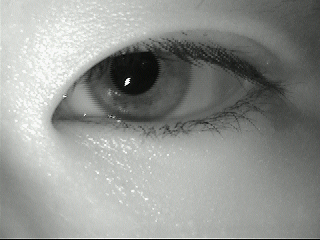
#> input picture images/tanwnl3.bmp, 320 x 240 px
$ jupyter execute boundary.ipynb   (shell and % lines are left out)
#> lines starting #> are read from the running program, lines starting #| are printed output that depends on the picture
[cell 1]
##-----------------------------------------------------------------------------
##  Import
##-----------------------------------------------------------------------------
import numpy as np
from scipy import signal
import cv2
from PIL import Image, ImageDraw
from sobel import show_images
from skimage.color import rgb2gray
import matplotlib.pyplot as plt
import skimage.io as io
##-----------------------------------------------------------------------------
##  Function
##-----------------------------------------------------------------------------
def searchInnerBound(img):
    """
    Description:
        Search for the inner boundary of the iris.

    Input:
        img		- The input iris image.

    Output:
        inner_y	- y-coordinate of the inner circle centre.
        inner_x	- x-coordinate of the inner circle centre.
        inner_r	- Radius of the inner circle.
    """

    # Integro-Differential operator coarse (jump-level precision)
    Y = img.shape[0]
    X = img.shape[1]
    sect = X/4 		# Width of the external margin for which search is excluded
    minrad = 10
    maxrad = sect*0.8
    jump = 4 		# Precision of the coarse search, in pixels

    # Hough Space (y,x,r)
    sz = np.array([np.floor(Y),
                    np.floor(X),
                    np.floor((maxrad-minrad))]).astype(int)
    # Resolution of the circular integration
    integrationprecision = 1
    angs = np.arange(0, 2*np.pi, integrationprecision)
    x, y, r = np.meshgrid(np.arange(sz[1]),
                          np.arange(sz[0]),
                          np.arange(sz[2]))

    y = sect + y*jump    #Y-points to be checked how many circles passes by them
    x = sect + x*jump   #X-Points to be checked how many circles passes by them
    r = minrad + r*jump #range of radiis
    #Formation of hough space and return cummulative sum of votes
    hs = ContourIntegralCircular(img, y, x, r, angs)

    # Hough Space Partial Derivative R
    hspdr = hs - hs[:, :, np.insert(np.arange(hs.shape[2]-1), 0, 0)]
    # Blur
    sm = 3 		# Size of the blurring mask
    hspdrs = signal.fftconvolve(hspdr, np.ones([sm,sm,sm]), mode="same")

    indmax = np.argmax(hspdrs.ravel())
    y,x,r = np.unravel_index(indmax, hspdrs.shape)

    inner_y = sect + y*jump
    inner_x = sect + x*jump
    inner_r = minrad + (r-1)*jump


    # Integro-Differential operator fine (pixel-level precision)
    integrationprecision = 0.1 		# Resolution of the circular integration
    angs = np.arange(0, 2*np.pi, integrationprecision)
    x, y, r = np.meshgrid(np.arange(jump*2),
                          np.arange(jump*2),
                          np.arange(jump*2))
    y = inner_y - jump + y
    x = inner_x - jump + x
    r = inner_r - jump + r

    hs = ContourIntegralCircular(img, y, x, r, angs)

    # Hough Space Partial Derivative R
    hspdr = hs - hs[:, :, np.insert(np.arange(hs.shape[2]-1), 0, 0)]

    # Bluring
    sm = 2		# Size of the blurring mask
    hspdrs = signal.fftconvolve(hspdr, np.ones([sm,sm,sm]), mode="same")
    indmax = np.argmax(hspdrs.ravel())
    y,x,r = np.unravel_index(indmax, hspdrs.shape)

    inner_y = inner_y - jump + y
    inner_x = inner_x - jump + x
    inner_r = inner_r - jump + r - 1

    return inner_y, inner_x, inner_r


#------------------------------------------------------------------------------
def searchOuterBound(img, inner_y, inner_x, inner_r):
    """
    Description:
        Search for the outer boundary of the iris.

    Input:
        img		- The input iris image.
        inner_y	- The y-coordinate of the inner circle centre.
        inner_x	- The x-coordinate of the inner circle centre.
        inner_r	- The radius of the inner circle.

    Output:
        outer_y	- y-coordinate of the outer circle centre.
        outer_x	- x-coordinate of the outer circle centre.
        outer_r	- Radius of the outer circle.
    """
    # Maximum displacement 15# (Daugman 2004)
    maxdispl = np.round(inner_r*0.15).astype(int)

    # 0.1 - 0.8 (Daugman 2004)
    minrad = np.round(inner_r/0.8).astype(int)
    maxrad = np.round(inner_r/0.3).astype(int)

    # # Hough Space (y,x,r)
    # hs = np.zeros([2*maxdispl, 2*maxdispl, maxrad-minrad])

    # Integration region, avoiding eyelids
    intreg = np.array([[2/6, 4/6], [8/6, 10/6]]) * np.pi

    # Resolution of the circular integration
    integrationprecision = 0.05
    angs = np.concatenate([np.arange(intreg[0,0], intreg[0,1], integrationprecision),
                            np.arange(intreg[1,0], intreg[1,1], integrationprecision)],
                            axis=0)
    x, y, r = np.meshgrid(np.arange(2*maxdispl),
                          np.arange(2*maxdispl),
                          np.arange(maxrad-minrad))
    y = inner_y - maxdispl + y
    x = inner_x - maxdispl + x
    r = minrad + r
    hs = ContourIntegralCircular(img, y, x, r, angs)

    # Hough Space Partial Derivative R
    hspdr = hs - hs[:, :, np.insert(np.arange(hs.shape[2]-1), 0, 0)]

    # Blur
    sm = 7 	# Size of the blurring mask
    hspdrs = signal.fftconvolve(hspdr, np.ones([sm,sm,sm]), mode="same")

    indmax = np.argmax(hspdrs.ravel())
    y,x,r = np.unravel_index(indmax, hspdrs.shape)

    outer_y = inner_y - maxdispl + y + 1
    outer_x = inner_x - maxdispl + x + 1
    outer_r = minrad + r - 1

    return outer_y, outer_x, outer_r


#------------------------------------------------------------------------------
def ContourIntegralCircular(imagen, y_0, x_0, r, angs):
    """
    Description:
        Performs contour (circular) integral.

    Input:
        imagen  - The input iris image.
        y_0     - The y-coordinate of the circle centre.
        x_0     - The x-coordinate of the circle centre.
        r       - The radius of the circle.
        angs    - The region of the circle considering clockwise 0-2pi.

    Output:
        hs      - Integral result.
    """
    # Get y, x
    print(len(angs), r.shape[0], r.shape[1], r.shape[2])
    y = np.zeros([len(angs), r.shape[0], r.shape[1], r.shape[2]], dtype=int)
    x = np.zeros([len(angs), r.shape[0], r.shape[1], r.shape[2]], dtype=int)
    for i in range(len(angs)):
        ang = angs[i]
        y[i, :, :, :] = np.round(y_0 - np.cos(ang) * r).astype(int)
        x[i, :, :, :] = np.round(x_0 + np.sin(ang) * r).astype(int)

    # Adapt y
    ind = np.where(y < 0)
    y[ind] = 0
    ind = np.where(y >= imagen.shape[0])
    y[ind] = imagen.shape[0] - 1

    # Adapt x
    ind = np.where(x < 0)
    x[ind] = 0
    ind = np.where(x >= imagen.shape[1])
    x[ind] = imagen.shape[1] - 1


    hs = imagen[y, x]
    print("dsf ",hs.ndim)
    hs = np.sum(hs, axis=0)
    return hs.astype(float)
IMG_PATH = 'images/tanwnl3.bmp'
img = io.imread(IMG_PATH,0)
#> img is the input picture: shape (240, 320, 3); mean R, G, B 146, 148.3, 144.9
img = rgb2gray(img)
#> img: shape (240, 320) float64
output_image = Image.new("RGB", Image.open(IMG_PATH).size)
#> output_image: PIL image 320x240 RGB; every value is 0
output_image.paste(Image.open(IMG_PATH))
i_y,i_x,i_r = searchInnerBound(img)
#| 7 240 320 54
#| dsf  4
#> in searchInnerBound, `indmax = np.argmax(hspdrs.ravel())`: indmax = 17881
#> in searchInnerBound, `y,x,r = np.unravel_index(indmax, hspdrs.shape)`: y = 1; x = 11; r = 7
#> in searchInnerBound, `inner_y = sect + y*jump`: inner_y = 84
#> in searchInnerBound, `inner_x = sect + x*jump`: inner_x = 124
#> in searchInnerBound, `inner_r = minrad + (r-1)*jump`: inner_r = 34
#| 63 8 8 8
#| dsf  4
#> in searchInnerBound, `indmax = np.argmax(hspdrs.ravel())`: indmax = 331
#> in searchInnerBound, `y,x,r = np.unravel_index(indmax, hspdrs.shape)`: y = 5; x = 1; r = 3
#> in searchInnerBound, `inner_y = inner_y - jump + y`: inner_y = 85
#> in searchInnerBound, `inner_x = inner_x - jump + x`: inner_x = 121
#> in searchInnerBound, `inner_r = inner_r - jump + r - 1`: inner_r = 32
#> i_y = 85; i_x = 121; i_r = 32
draw_result = ImageDraw.Draw(output_image)
draw_result.ellipse((i_x-i_r, i_y-i_r, i_x+i_r, i_y+i_r), outline=(255,0,0))
o_y,o_x,o_r = searchOuterBound(img, i_y, i_x, i_r)
#> in searchOuterBound, `maxdispl = np.round(inner_r*0.15).astype(int)`: maxdispl = 5
#> in searchOuterBound, `minrad = np.round(inner_r/0.8).astype(int)`: minrad = 40
#> in searchOuterBound, `maxrad = np.round(inner_r/0.3).astype(int)`: maxrad = 107
#| 42 10 10 67
#| dsf  4
#> in searchOuterBound, `indmax = np.argmax(hspdrs.ravel())`: indmax = 2215
#> in searchOuterBound, `y,x,r = np.unravel_index(indmax, hspdrs.shape)`: y = 3; r = 4
#> in searchOuterBound, `outer_y = inner_y - maxdispl + y + 1`: outer_y = 84
#> in searchOuterBound, `outer_x = inner_x - maxdispl + x + 1`: outer_x = 120
#> in searchOuterBound, `outer_r = minrad + r - 1`: outer_r = 43
#> o_y = 84; o_x = 120; o_r = 43
draw_result.ellipse((o_x-o_r, o_y-o_r, o_x+o_r, o_y+o_r), outline=(0,255,0))
output_image.save('images/ss.bmp')
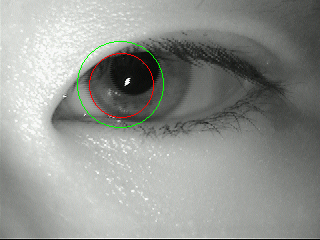
#> saved as ss.bmp: PIL image 320x240 RGB; mean R, G, B 146, 148.5, 144.3


$ run again, with images/hough_transform.bmp copied over images/tanwnl3.bmp
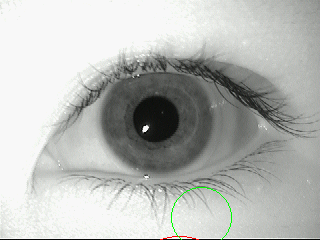
#> input picture images/hough_transform.bmp, 320 x 240 px
#> img is the input picture: shape (240, 320, 3); mean R, G, B 183.5, 185.6, 182.4
#> img: shape (240, 320) float64
#> output_image: PIL image 320x240 RGB; every value is 0
#| 7 240 320 54
#| dsf  4
#> in searchInnerBound, `indmax = np.argmax(hspdrs.ravel())`: indmax = 899759
#> in searchInnerBound, `y,x,r = np.unravel_index(indmax, hspdrs.shape)`: y = 52; x = 22; r = 11
#> in searchInnerBound, `inner_y = sect + y*jump`: inner_y = 288
#> in searchInnerBound, `inner_x = sect + x*jump`: inner_x = 168
#> in searchInnerBound, `inner_r = minrad + (r-1)*jump`: inner_r = 50
#| 63 8 8 8
#| dsf  4
#> in searchInnerBound, `indmax = np.argmax(hspdrs.ravel())`: indmax = 374
#> in searchInnerBound, `y,x,r = np.unravel_index(indmax, hspdrs.shape)`: y = 5; x = 6
#> in searchInnerBound, `inner_y = inner_y - jump + y`: inner_y = 289
#> in searchInnerBound, `inner_x = inner_x - jump + x`: inner_x = 170
#> in searchInnerBound, `inner_r = inner_r - jump + r - 1`: inner_r = 51
#> i_y = 289; i_x = 170; i_r = 51
#> maxdispl = 8
#> minrad = 64
#> in searchOuterBound, `maxrad = np.round(inner_r/0.3).astype(int)`: maxrad = 170
#| 42 16 16 106
#| dsf  4
#> in searchOuterBound, `indmax = np.argmax(hspdrs.ravel())`: indmax = 6401
#> in searchOuterBound, `y,x,r = np.unravel_index(indmax, hspdrs.shape)`: y = 3; x = 12; r = 41
#> outer_y = 285
#> outer_x = 175
#> outer_r = 104
#> o_y = 285; o_x = 175; o_r = 104
#> `output_image.save('images/ss.bmp')`:
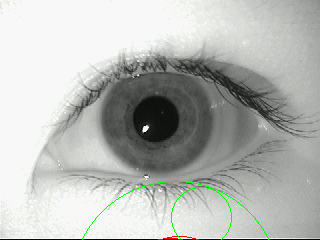
#> saved as ss.bmp: PIL image 320x240 RGB; mean R, G, B 183, 185.7, 181.9

$ run again, with images/kelvinl1.bmp copied over images/tanwnl3.bmp
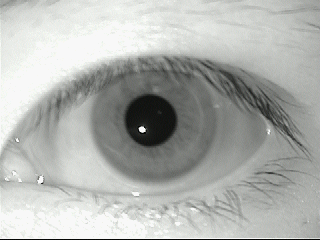
#> input picture images/kelvinl1.bmp, 320 x 240 px
#> img is the input picture: shape (240, 320, 3); mean R, G, B 175.9, 178.1, 174.7
#> img: shape (240, 320) float64
#> output_image: PIL image 320x240 RGB; every value is 0
#| 7 240 320 54
#| dsf  4
#> in searchInnerBound, `indmax = np.argmax(hspdrs.ravel())`: indmax = 173723
#> in searchInnerBound, `y,x,r = np.unravel_index(indmax, hspdrs.shape)`: y = 10; x = 17; r = 5
#> in searchInnerBound, `inner_y = sect + y*jump`: inner_y = 120
#> in searchInnerBound, `inner_x = sect + x*jump`: inner_x = 148
#> inner_r = 26
#| 63 8 8 8
#| dsf  4
#> in searchInnerBound, `indmax = np.argmax(hspdrs.ravel())`: indmax = 381
#> in searchInnerBound, `y,x,r = np.unravel_index(indmax, hspdrs.shape)`: y = 5; x = 7
#> in searchInnerBound, `inner_y = inner_y - jump + y`: inner_y = 121
#> in searchInnerBound, `inner_x = inner_x - jump + x`: inner_x = 151
#> i_y = 121; i_x = 151; i_r = 26
#> maxdispl = 4
#> minrad = 32
#> in searchOuterBound, `maxrad = np.round(inner_r/0.3).astype(int)`: maxrad = 87
#| 42 8 8 55
#| dsf  4
#> in searchOuterBound, `indmax = np.argmax(hspdrs.ravel())`: indmax = 2010
#> in searchOuterBound, `y,x,r = np.unravel_index(indmax, hspdrs.shape)`: y = 4; r = 30
#> outer_y = 122
#> outer_x = 152
#> outer_r = 61
#> o_y = 122; o_x = 152; o_r = 61
#> `output_image.save('images/ss.bmp')`:
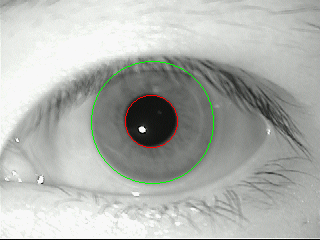
#> saved as ss.bmp: PIL image 320x240 RGB; mean R, G, B 175.7, 178.5, 174
